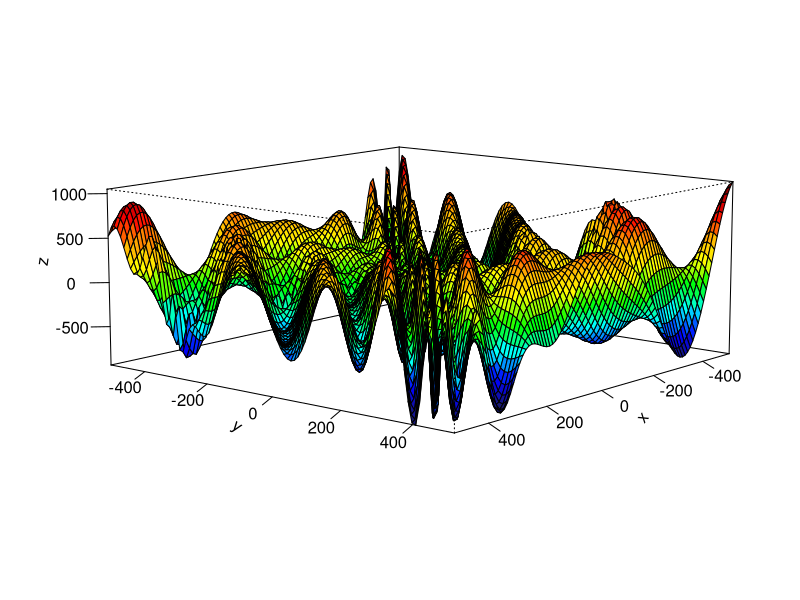
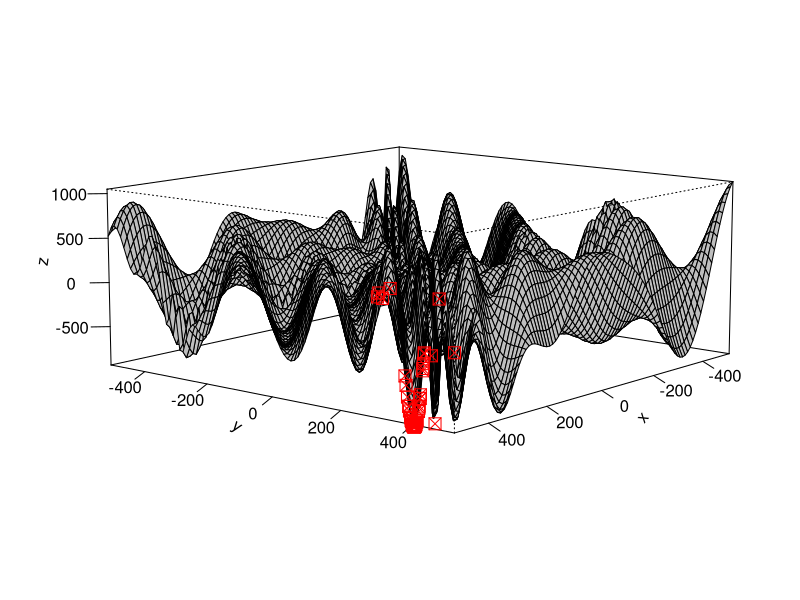
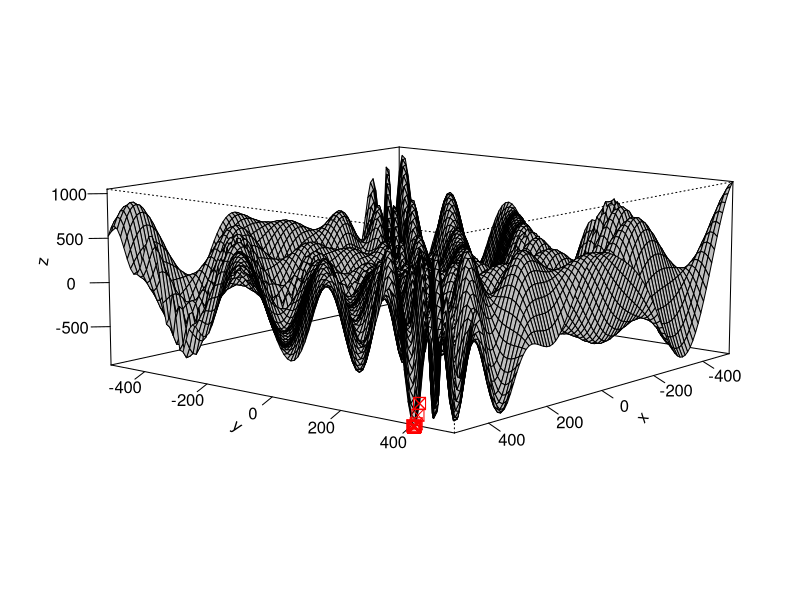
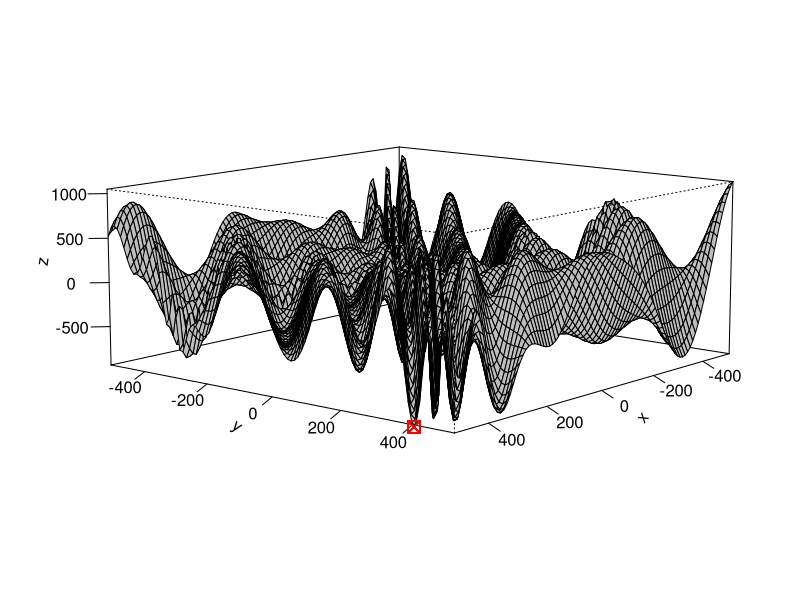
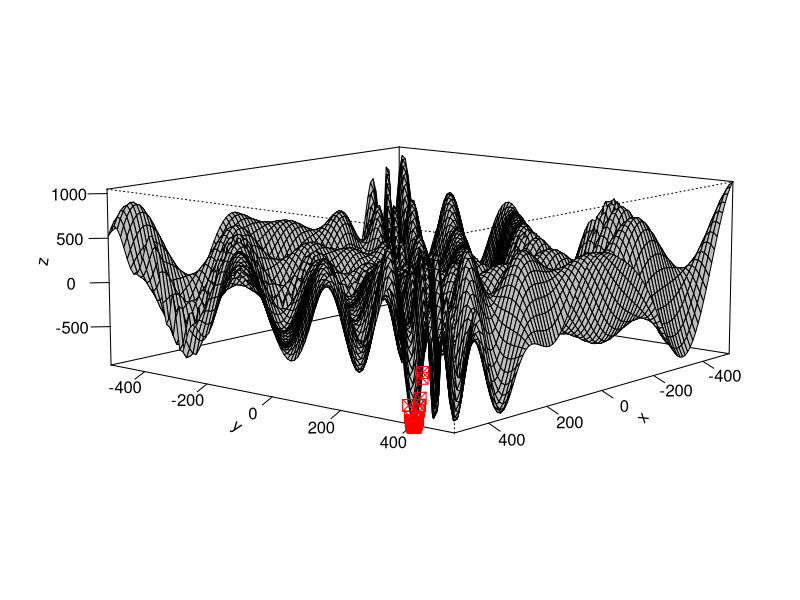
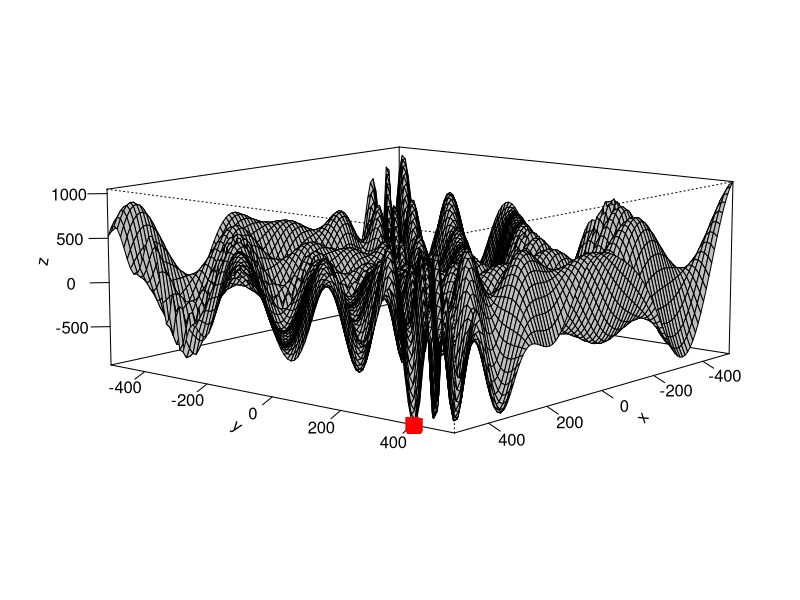

Write R code to recreate these figures, in order. (Note: a time limit stopped this script after it produced the figures.)
## ---- chunk 1
knitr::opts_chunk$set(echo = TRUE)
## ---- chunk 2
# Evaluate objective definition -------------------------------------------
rm(list = ls()) # Clear workspace
evaluate_objective <- function(x, y) # Input x and y
{
  f <- (-1)*(y + 47) * sin(sqrt(abs(y + x/2 + 47))) - x * sin(sqrt(abs(x - (y + 47)))) 
  return(f) # Return calculated objective function value/values
}
## ---- chunk 3
# Check decision space  ---------------------------------------------------
plot_search <- function(phi, theta, parameters, option) 
{ # Input: Viewing angles, parameters to test low-level PSO, and option of plotting
  # Output 1: Graph showing decision space
  # Output 2: Graph showing decision space with low-level PSO final particles
  if(option == "space") # Plot decision space with the global optimum easily viewable
  {
    x <- y <-  seq(-512,512, length = 100) # Search space
    z <- outer(x, y, evaluate_objective) # Evaluate search space combinations
    nrz <- nrow(z) #  Number of rows, 100
    ncz <- ncol(z) # Number of columns, 100
    jet.colors <- colorRampPalette(c("midnightblue","blue",
                                     "cyan","green", "yellow", # Source: Hyperlink
                                     "orange", "red", "darkred")) # Set up color grid
    nbcol <- 32 # Number of colors to use
    color <- jet.colors(nbcol) # Set up colors
    zfacet <- z[-1,-1] + z[-1,-ncz] + z[-nrz,-1] + z[-nrz,-ncz] # z-values for sections
    facetcol <- cut(zfacet, nbcol) # Cut z-values according to colors 
    persp(x,y,z, col=color[facetcol], phi=phi, theta=theta, # Plot the 3D graph
          ticktype="detailed", d = 5, r = 1, expand = 0.4) # Source: Hyperlink
  }
  if(option == "swarm") # Plot decision space from the front and bottom
  {
    particles <- evaluate_PSO(parameters, k_max, option = "low_level") # Evaluate low-level PSO 
    x <- y <-  seq(-512,512, length = 100) # Search space
    z <- outer(x, y, evaluate_objective) # Evaluate Objective Combinations
    pmat <- persp(x,y,z, col="gray", phi=phi, theta=theta, # Plot the 3D graph in gray
                  ticktype="detailed", d = 5, r = 1, expand=0.4) # Source: Hyperlink
    new_points <- trans3d(x = particles$x, y = particles$y, z = particles$f, pmat) # Project particles
    points(new_points, pch = 7, col = "red", cex = 1.6) # Add particles to 3D plot
    particles$v_x <- particles$v_y <- NULL # Remove velocity for viewing ease
    return(particles) # Returns the particles for inspection of the results
  }
}
## ---- chunk 4
# Randomly initialize particles --------------------------------------------
init_PSO <- function(num_particles, option)
{ # Input: Number of particles within swarm: (10) or (50)
  # Input: Option specifying whether this is the high- or low-level PSO
  # Output: Initialized particles for low-level or high-level PSO
  if(option == "low_level") # Low-level PSO initialization
  {
    x_lim <- y_lim <- c(-512, 512) # Boundaries of search space
    v_x <- v_y <- x <- y <- p_i_x <- p_i_y <- f <-  c() # Initialize variables
    for(i in 1:num_particles) # For each particle (50)
    {
      p_i_x[i] <- x[i] <- runif(1, min = x_lim[1], max = x_lim[2]) # Initialize x-position
      p_i_y[i] <- y[i] <- runif(1, min = y_lim[1], max = y_lim[2]) # Initialize y-position
      v_x[i] <- x[i]*init_low # Initialize x-velocity as one-tenth of x-position
      v_y[i] <- y[i]*init_low # Initialize y-velocity as one-tenth of y-position
    }
    f <- evaluate_objective(x, y) # Evaluate the objectives of the current position
    best_x <- x[which.min(f)] # Store the x-value with the lowest objective value
    best_y <- y[which.min(f)] # Store the y-value with the lowest objective value
    best_f <- min(f) # Store the lowest objective value
    particles <- data.frame(x, y, v_x, v_y, p_i_x, p_i_y, f, best_x, best_y, best_f) 
    return(particles) # Returns dataframe of initialized particles
  }
  if(option == "high_level") # High-level PSO initialization
  {
    # Initialize variables
    p_i_omega <-  p_i_c_1 <- p_i_c_2 <-  v_omega <- omega <-  v_c_1 <- c_1 <- c_2 <- v_c_2 <- c()
    for(i in 1:num_particles)  # For each particle (10)
    {
      p_i_omega[i] <- omega[i] <- round(runif(1, min = 0.4, max = 0.9), digits = 1) # Initialize omega
      p_i_c_1[i] <- c_1[i] <- round(runif(1, min = 0.5, max = 2), digits = 1) # Initialize c_1 
      p_i_c_2[i] <- c_2[i] <- round(runif(1, min = 0.5, max = 2), digits = 1) ## Initialize c_2 
      v_omega[i] <- omega[i] * init_high # Initializes omega velocity 
      v_c_1[i]<- c_1[i] * init_high # Initializes c_1 velocity 
      v_c_2[i]<- c_2[i] * init_high ## Initializes c_2 velocity 
    } # Now merge the initialized velocities, positions, and local best into a dataframe parameters.
    parameters <- data.frame(omega, c_1, c_2, v_omega, v_c_1, v_c_2, p_i_omega, p_i_c_1, p_i_c_2) 
    parameters <- evaluate_PSO(parameters, k_max = k_max, option = "high_level") # Evaluate parameters
    best_omega <- parameters[which.min(parameters$f_avg),]$omega # Store the best parameter's omega
    best_c_1 <- parameters[which.min(parameters$f_avg),]$c_1 # Store the best parameter's c_1
    best_c_2 <- parameters[which.min(parameters$f_avg),]$c_2 # Store the best parameter's c_2
    best_f <- min(parameters$f_avg) # Store the lowest objective value
    parameters <- (cbind(parameters, best_omega, best_c_1, best_c_2, best_f)) # Merge parameters
    return(parameters) # Returns dataframe of initialized particles
  }
}
## ---- chunk 5
# Function to assess PSO's --------------------------------------------------
evaluate_PSO <- function(parameters, k_max, option)
{
  # Input: Parameters, max iterations, option
  # Output: Option 1: Updated set of particles from single set of parameters
  # Output: Option 2: Non-updated set of parameters with average objective value appended
  if(option == "low_level") # Low-level PSO evaluation
  {  
    t <- k <- 0 # Sets counter and iteration to zero
    particles <- init_PSO(num_partic, option = "low_level") # Initialize particles
    while(k < k_max) # While termination criterion not met
    {
      counter_pre <- unique(particles$best_f) # Pre-update: Best objective
      particles <- update_PSO(particles, 
                              omega = parameters$omega, # Note: Single set of parameters
                              c_1 = parameters$c_1,
                              c_2 = parameters$c_2,
                              option = "low_level") # Update particles using single set 
      counter_post <- unique(particles$best_f)  # Post-update: Best objective
      t <- t + 1 # Increment iterations
      ifelse(test = counter_pre == counter_post, # If no change in best objective
             yes =  k <- k + 1, # Increment no-change counter
             no = k <- 0) # Else reset no-change counter
    }
    return(particles) # Output: Updated set of particles
  }
  if(option == "high_level") # High-level PSO evaluation
  { 
    avg_solns <- c() # Keep track of the avg objective found in low_level
    for(i in 1:nrow(parameters))  # For each particle (10)
    {
      t <- k <- 0 # Sets counter and iteration to zero
      particles <- init_PSO(num_partic, option = "low_level") # Initialize particles
      while(k < k_max) # While less than max iterations
      {
        counter_pre <- unique(particles$best_f) # Pre-update: Best objective
        particles <- update_PSO(particles, 
                                omega = parameters$omega[i], # Note: Multiple sets of parameters
                                c_1 = parameters$c_1[i],
                                c_2 = parameters$c_2[i],
                                option = "low_level") # Update particles using single set 
        counter_post <- unique(particles$best_f) # Post-update: Best objective
        t <- t + 1 # Increment iterations
        ifelse(test = counter_pre == counter_post, # If no change in best objective
               yes =  k <- k + 1, # Increment no-change counter
               no = k <- 0) # Else reset no-change counter
      }
      avg_solns[i] <- mean(particles$f) # Find the average objective function value achieved
    }
    parameters$f_avg <- avg_solns # Append average objective function values
    return(parameters) # Output: Parameters with average objective function values
  }
}
## ---- chunk 6
# Update particles/parameters ---------------------------------------------
update_PSO <- function(particles, omega, c_1, c_2, option, parameters)
{
  # Input: Option: Low-level: Particles, omega, c_1, c_2, option = "low_level"
  # Output Option: Low-level: Updated set of particles
  if(option == "low_level") # Option: Low-level PSO selected
  {
    x_lim <- y_lim <- c(-512, 512) # Boundaries of search space
    for(i in 1:nrow(particles)) # For each particle (50)
    {
      rho_1 <- runif(1) # Random rho between [0,1] 
      rho_2 <- runif(1) # Random rho between [0,1]
      # Update the x velocity
      particles$v_x[i] <- omega*particles$v_x[i] + 
        rho_1*c_1*(particles$p_i_x[i] - particles$x[i]) +
        rho_2*c_2*(unique(particles$best_x) - particles$x[i]) 
      
      # Update the y velocity 
      particles$v_y[i] <- omega*particles$v_y[i] + 
        rho_1*c_1*(particles$p_i_y[i] - particles$y[i]) +
        rho_2*c_2*(unique(particles$best_y)- particles$y[i]) 
      
      # Update the x position
      particles$x[i] <- particles$x[i] + particles$v_x[i]
      particles$x[i] <- scales::squish(particles$x[i], x_lim) # Ensure within boundaries
      
      # Update the y position
      particles$y[i] <- particles$y[i] + particles$v_y[i]
      particles$y[i] <- scales::squish(particles$y[i], y_lim) # Ensure within boundaries
      
      # Evaluate the new objective value
      particles$f[i] <- evaluate_objective(particles$x[i], particles$y[i])
      
      # Accept the new points as locally best found if better than previous best found
      if(particles$f[i] < evaluate_objective(particles$p_i_x[i], particles$p_i_y[i]))
      {
        particles$p_i_x[i] <- particles$x[i] # Accept x as local best
        particles$p_i_y[i] <- particles$y[i] # Accept y as local best
      }
      # Accept the new points as globally best found if better than previous best found
      if(particles$f[i] < unique(particles$best_f))
      {
        particles$best_x <- particles$x[i] # Accept x as globally best
        particles$best_y <- particles$y[i] # Accept y as globally best
        particles$best_f <- particles$f[i] # Accept f as globally best
      }
    } 
    return(particles) # Return updated set of particles
  }
  
  
  
  
  if(option == "high_level")
  {
    # Input: Option: High-level: Parameters, omega, c_1, c_2, option = "high_level"
    # Output Option: High-level: Updated set of parameters
    c_lim <- c(0.5, 2) # Boundaries of search space
    omega_lim <- c(0.4, 0.9) # Boundaries of search space
    for(i in 1:nrow(parameters)) # For each particle
    {
      rho_1 <- runif(1) # Random rho between [0,1]
      rho_2 <- runif(1) # Random rho between [0,1]
      # Update omega velocity
      parameters$v_omega[i] <- omega*parameters$v_omega[i] + 
        rho_1*c_1*(parameters$p_i_omega[i] - parameters$omega[i]) +
        rho_2*c_2*(unique(parameters$best_omega) - parameters$omega[i])  
      
      # Update c_1 velocity
      parameters$v_c_1[i] <- omega*parameters$v_c_1[i] + 
        rho_1*c_1*(parameters$p_i_c_1[i] - parameters$c_1[i]) +
        rho_2*c_2*(unique(parameters$best_c_1) - parameters$c_1[i]) 
      
      # Update c_2 velocity
      parameters$v_c_2[i] <- omega*parameters$v_c_2[i] + 
        rho_1*c_1*(parameters$p_i_c_2[i] - parameters$c_2[i]) +
        rho_2*c_2*(unique(parameters$best_c_2) - parameters$c_2[i]) 
      
      # Update the omega position
      parameters$omega[i] <- parameters$omega[i] + parameters$v_omega[i]
      parameters$omega[i] <- scales::squish(parameters$omega[i], omega_lim) # Ensure within boundaries
      
      # Update the c_1 position
      parameters$c_1[i] <- parameters$c_1[i] + parameters$v_c_1[i]
      parameters$c_1[i] <- scales::squish(parameters$c_1[i], c_lim) # Ensure within boundaries
      
      # Update the c_2 position
      parameters$c_2[i] <- parameters$c_2[i] + parameters$v_c_2[i]
      parameters$c_2[i] <- scales::squish(parameters$c_2[i], c_lim) # Ensure within boundaries
      
      # Update average objective function value at new parameters
      parameters$f_avg[i] <- evaluate_PSO(parameters = parameters[i,],
                                          k_max = k_max,
                                          option = "high_level")$f_avg
      
      # Accept the new parameters as locally best found if better than previous best found
      if(parameters$f_avg[i] < evaluate_PSO(parameters = data.frame(omega = parameters$p_i_omega[i],
                                                                    c_1 = parameters$p_i_c_1[i],
                                                                    c_2 = parameters$p_i_c_2[i]),
                                            k_max = k_max, option = "high_level")$f_avg)
      {
        parameters$p_i_omega[i] <- parameters$omega[i]
        parameters$p_i_c_1[i] <- parameters$c_1[i]
        parameters$p_i_c_2[i] <- parameters$c_2[i]
      }
      
      # Accept the new parameters as globally best found if better than previous best found
      if(parameters$f_avg[i] < evaluate_PSO(data.frame(omega = unique(parameters$best_omega),
                                                       c_1 = unique(parameters$best_c_1),
                                                       c_2 = unique(parameters$best_c_2)),
                                            k_max = k_max, option = "high_level" )$f_avg)
      {
        parameters$best_omega <- parameters$omega[i]
        parameters$best_c_1 <- parameters$c_1[i]
        parameters$best_c_2 <- parameters$c_2[i]
      }
    }
    parameters <- round(parameters, digits = 1) # Round the digits to one decimal place
    return(parameters) # Return updated set of parameters
  }
}


## ---- chunk 7
hybrid_PSO <- function(omega_high, c_1_high, c_2_high)
{ # Input (omega, C_1, C_2) for high-level PSO
  t <- k <-  0 # Step 1: Initialize counter
  parameters <- init_PSO(num_param, option = "high_level") # Step 1 & 2: Initialize swarm, p_g, p_i
  while(k < k_max) # Step 9 & 10: While stopping criterion is not met
  {
    t <- t + 1 # Step 3: Increment counter
    
    # Counter: Pre-update
    counter_pre <- unique(parameters[, c("best_omega", "best_c_1", "best_c_2")]) 
    
    parameters <- update_PSO(parameters = parameters, # Steps 4 & 8: Update all particles
                             option = "high_level", # Steps 4 & 8: Update position
                             omega = omega_high, # Steps 4 & 8: Update velocity
                             c_1 = c_1_high, # Steps 4 & 8: Update local best
                             c_2 = c_2_high) # Steps 4 & 8: Update global best
    # Counter: Post-update
    counter_post <- unique(parameters[, c("best_omega", "best_c_1", "best_c_2")]) 
    
    ifelse(test = ((counter_pre$best_omega == counter_post$best_omega) && # Check pre- and post-counters
                     (counter_pre$best_c_1 == counter_post$best_c_1) && # Global best found solns
                     (counter_pre$best_c_2 == counter_post$best_c_2)),  # If they are the same
           yes = k <- k + 1, # Increment no-change counter
           no = k <- 0)  # Else, reset no-change counter
  }
  names(counter_post) <- c("omega", "c_1", "c_2") # Renaming of variables
  return(list(counter_post, t)) # Return list with the counter
}
## ---- chunk 8
plot_search(phi = 10, theta = 130, option = "space") # Investigate decision space
## ---- chunk 9
# Global parameters -------------------------------------------------------
k_max <- seed_val <-  5 # Maximum iterations before terminating PSO's
num_param <- 10 # Swarm size: High-level PSO
num_partic <- 50 # Swarm size: Low-level PSO
init_low <- 1 #  Velocity initialization factor: Low-level PSO
init_high <- 1 # Velocity initialization factor: High-level PSO
omega_high <- 1 # High-level PSO: Inertia
c_1_high <- 1 # High-level PSO: Cognitive factor 1
c_2_high <- 1 # High-level PSO: Cognitive factor 2
## ---- chunk 10
# Hybrid PSO execution ----------------------------------------------------
set.seed(seed_val) # Reproducible results 
results <- hybrid_PSO(omega_high, c_1_high, c_2_high) # Execute and store results
results # Investigate results
## ---- chunk 11
set.seed(seed_val) # Reproducible results 
k_max <- 2 # Maximum iterations before terminating low-level PSO
plot_search(parameters = results[[1]], phi = 10, theta = 130, option = "swarm") # Investigate decision space
## ---- chunk 12
set.seed(seed_val) # Reproducible results 
k_max <- 5 # Maximum iterations before terminating low-level PSO
plot_search(parameters = results[[1]], phi = 10, theta = 130, option = "swarm") # Investigate decision space
## ---- chunk 13
set.seed(seed_val) # Reproducible results 
k_max <- 10 # Maximum iterations before terminating low-level PSO
plot_search(parameters = results[[1]], phi = 10, theta = 130, option = "swarm") # Investigate decision space
## ---- chunk 14
generate_neigh <- function(NI_particles)
{ # Input: Set of 5 non-improving particles from low-level PSO
  # Output: A pre-specified number of neighbours to a single solution
  x <- NI_particles$x + runif(num_neigh, min = -512, max = 512) # Generate x-coordinates of neighbours
  y <- NI_particles$y + runif(num_neigh, min = -512, max = 512) # Generate y-coordinates of neighbours
  x <- scales::squish(x, c(-512, 512)) # Ensure neighbours within decision space limits
  y <- scales::squish(y, c(-512, 512)) # Ensure neighbours within decision space limits
  f <- evaluate_objective(x, y) # Evaluate these new neighbours
  return(data.frame(x, y, f)) # Returns dataframe containing coordinates and obj. value of neighbours
}
## ---- chunk 15
MS_local_search <- function(particles)
{ # Input: Low-level PSO swarm
  # Output: Low-level PSO that contains 5 particles improved by multi-start local search
  for(i in 1:num_improve) # The amount of particles that have to be improved, in our case 5
  { 
    diff_solns <- c() # Variable to store different solutions from different starting solutions
    NI_particles <- particles[!particles$f %in% particles$best_f,] # All non-optimal particles
    idx <- sample.int(nrow(NI_particles), k_local) # Index: k non-optimal starting positions
    starting_pos <- NI_particles[idx,]# Step 1: Generate k initial starting solutions
    for(j in 1:nrow(starting_pos)) # Step 2: For all k initial starting solutions
    { # Step 7: Terminate the for loop when all solutions have been iterated through
      prior <- 0 # Counter: Objective value prior to generating neighbour
      post <- Inf # Counter: Objective value after generating neighbour
      while(prior < post) # Termination criterion
      {
        prior <- starting_pos$f[j] # Termination criterion: Prior to acceptance
        neighbours <- generate_neigh(starting_pos[j,]) # Step 3: Generate neighbours 
        best_neigh <- neighbours[which.min(neighbours$f),] # Step 4: Most improving neighbour
        starting_pos[j,]$x <- best_neigh$x # Step 4: Accept most improving neighbour
        starting_pos[j,]$y <- best_neigh$y # Step 4: Accept most improving neighbour
        starting_pos[j,]$f <- best_neigh$f # Step 4: Accept most improving neighbour
        post <- best_neigh$f # Termination criterion: After acceptance
      }
      diff_solns <- rbind(diff_solns, best_neigh) # Combine solutions from local search
    }
    # Step 8: Choose the best solution as the incumbant solution
    best_soln <- diff_solns[which.min(diff_solns$f),] # Step 8
    particles$x[which.max(particles$f)] <- best_soln$x # Step 8
    particles$y[which.max(particles$f)] <- best_soln$y # Step 8
    particles$f[which.max(particles$f)] <- best_soln$f # Step 8
  }
  for(k in 1:nrow(particles)) # Update local and global best from new found solutions
  {
    # Accept the new points as locally best found if better than previous best found
    if(particles$f[k] < evaluate_objective(particles$p_i_x[k], particles$p_i_y[k]))
    {
      particles$p_i_x[k] <- particles$x[k] # Accept x as local best
      particles$p_i_y[k] <- particles$y[k] # Accept y as local best
    }
    # Accept the new points as globally best found if better than previous best found
    if(particles$f[k] < unique(particles$best_f))
    {
      particles$best_x <- particles$x[k] # Accept x as globally best
      particles$best_y <- particles$y[k] # Accept y as globally best
      particles$best_f <- particles$f[k] # Accept f as globally best
    }
  }
  return(particles) # Return: Improved particles
}
## ---- chunk 16
# Function to assess PSO's --------------------------------------------------
evaluate_PSO <- function(parameters, k_max, option)
{
  # Input: Parameters, max iterations, option
  # Output: Option 1: Updated set of particles from single set of parameters
  # Output: Option 2: Non-updated set of parameters with average objective value appended
  if(option == "low_level") # Low-level PSO evaluation
  {  
    t <- k <- 0 # Sets counter and iteration to zero
    particles <- init_PSO(num_partic, option = "low_level") # Initialize particles
    while(k < k_max) # While termination criterion not met
    {
      counter_pre <- unique(particles$best_f) # Pre-update: Best objective
      particles <- update_PSO(particles, 
                              omega = parameters$omega, # Note: Single set of parameters
                              c_1 = parameters$c_1,
                              c_2 = parameters$c_2,
                              option = "low_level") # Update particles using single set 
      particles <- MS_local_search(particles) # Note: Change for Multi-start Local Search
      counter_post <- unique(particles$best_f)  # Post-update: Best objective
      t <- t + 1 # Increment iterations
      ifelse(test = counter_pre == counter_post, # If no change in best objective
             yes =  k <- k + 1, # Increment no-change counter
             no = k <- 0) # Else reset no-change counter
    }
    return(particles) # Output: Updated set of particles
  }
  if(option == "high_level") # High-level PSO evaluation
  { 
    avg_solns <- c() # Keep track of the avg objective found in low_level
    for(i in 1:nrow(parameters))  # For each particle (10)
    {
      t <- k <- 0 # Sets counter and iteration to zero
      particles <- init_PSO(num_partic, option = "low_level") # Initialize particles
      while(k < k_max) # While less than max iterations
      {
        counter_pre <- unique(particles$best_f) # Pre-update: Best objective
        particles <- update_PSO(particles, 
                                omega = parameters$omega[i], # Note: Multiple sets of parameters
                                c_1 = parameters$c_1[i],
                                c_2 = parameters$c_2[i],
                                option = "low_level") # Update particles using single set 
        particles <- MS_local_search(particles) # Note: Change for Multi-start Local Search
        counter_post <- unique(particles$best_f) # Post-update: Best objective
        t <- t + 1 # Increment iterations
        ifelse(test = counter_pre == counter_post, # If no change in best objective
               yes =  k <- k + 1, # Increment no-change counter
               no = k <- 0) # Else reset no-change counter
      }
      avg_solns[i] <- mean(particles$f) # Find the average objective function value achieved
    }
    parameters$f_avg <- avg_solns # Append average objective function values
    return(parameters) # Output: Parameters with average objective function values
  }
}
## ---- chunk 17
num_improve <- 5 # Assignment specified: 5 solutions to improve
k_local <- 5 # 5 starting solutions
num_neigh <- 1000 # Amount of neighbouring solutions to consider
k_max <- 5 # Termination criterion
## ---- chunk 18
set.seed(seed_val) # Reproducible results 
k_max <- 2 # Termination criterion
plot_search(parameters = results[[1]], phi = 10, theta = 130, option = "swarm") # Investigate decision space
## ---- chunk 19
set.seed(seed_val) # Reproducible results 
k_max <- 5 # Termination criterion
plot_search(parameters = results[[1]], phi = 10, theta = 130, option = "swarm") # Investigate decision space
## ---- chunk 20
set.seed(seed_val) # Reproducible results 
k_max <- 10 # Termination criterion
plot_search(parameters = results[[1]], phi = 10, theta = 130, option = "swarm") # Investigate decision space
